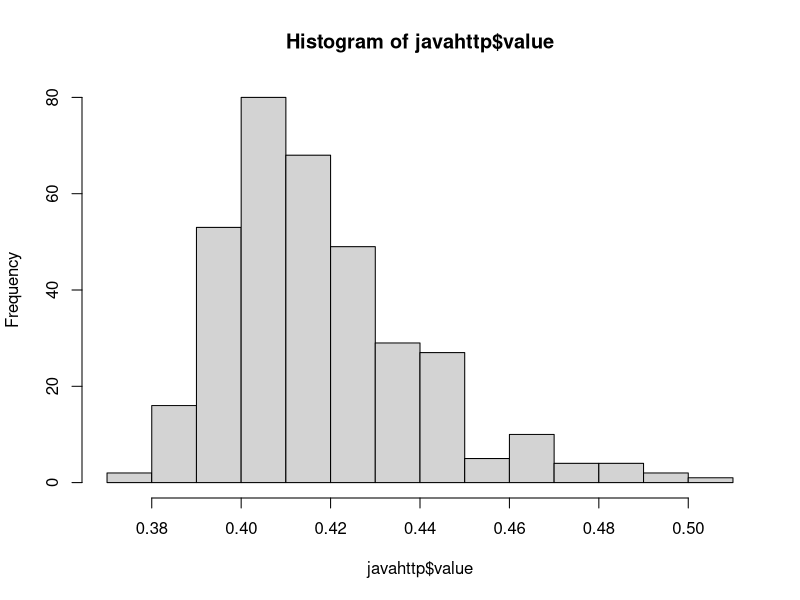
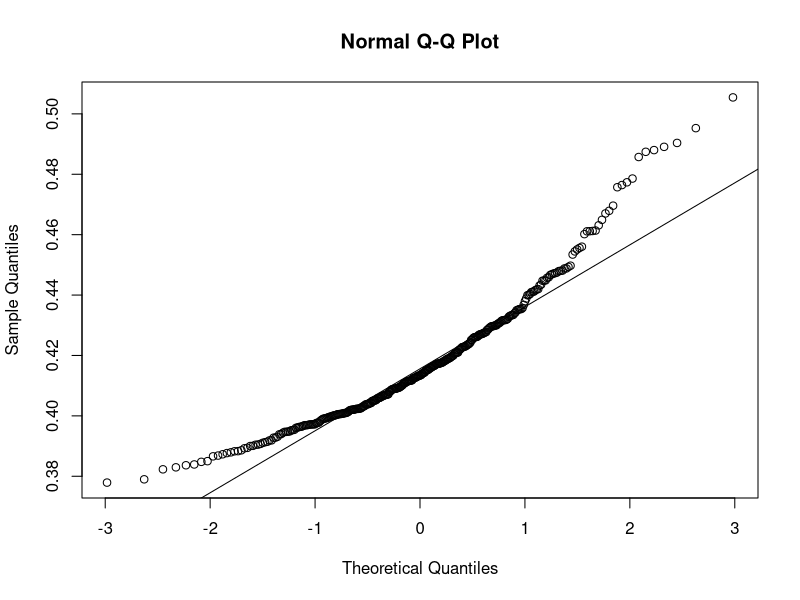
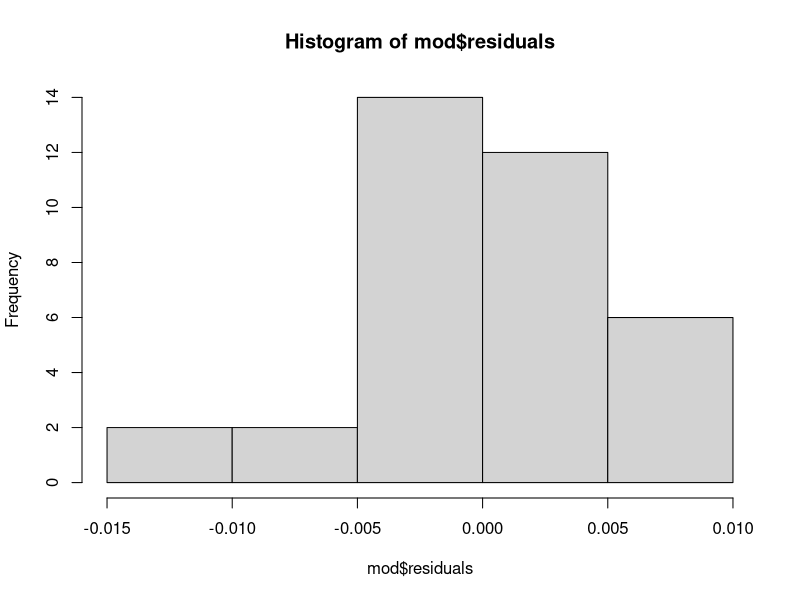
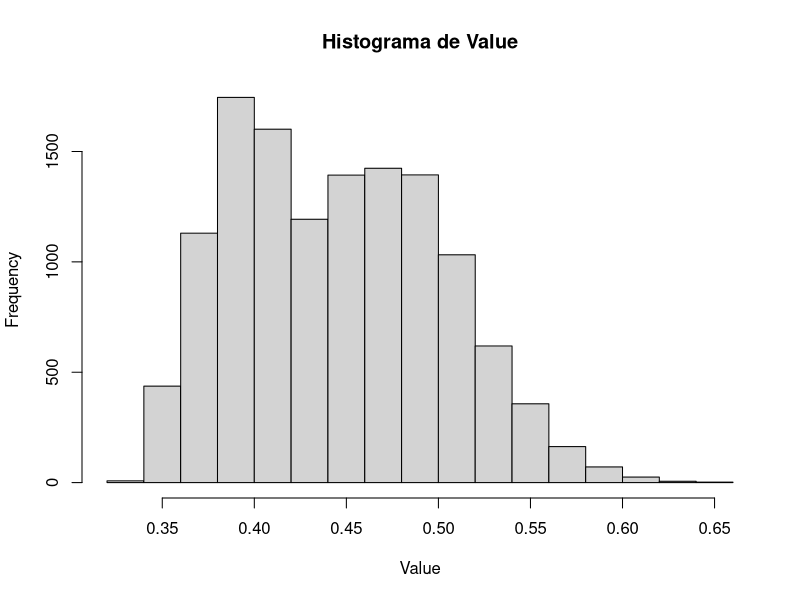

These charts were generated, in order, by the following R code:
library(tidyverse)
library(readr)
library(reshape2)
library(stats)
database <- read_csv("dados/experimento1.csv")

# separate language and protocol in two columns
data <- database %>%
  mutate(
    language = stringr::str_extract(app_name, "java|go"),
    protocol = stringr::str_extract(app_name, "http|grpc")
  )

data$language <- as.factor(data$language)
data$protocol <- as.factor(data$protocol)
data$request_size <- as.factor(data$request_size)

# data for tests
javahttp <- filter(database, request_size=="big", app_name=="javahttp", experiment_id==7)
javagrpc <- filter(database, request_size=="big", app_name=="javagrpc", experiment_id==7)
gohttp <- filter(database, request_size=="big", app_name=="gohttp", experiment_id==7)
gogrpc <- filter(database, request_size=="big", app_name=="gogrpc", experiment_id==7)
dataBig <- filter(data, request_size=="big")
dataSmall <- filter(data, request_size=="small")


hist(javahttp$value, breaks = "Sturges")
qqnorm(javahttp$value)
qqline(javahttp$value)
shapiro.test(javahttp$value)


# testing differences between apps
print(wilcox.test(javahttp$value, javagrpc$value, paired = FALSE))
print(wilcox.test(javahttp$value, gohttp$value, paired = FALSE))
print(wilcox.test(javahttp$value, gogrpc$value, paired = FALSE))
print(wilcox.test(javagrpc$value, gohttp$value, paired = FALSE))
print(wilcox.test(javagrpc$value, gogrpc$value, paired = FALSE))
print(wilcox.test(gohttp$value, gogrpc$value, paired = FALSE))


# Friedman test
data_wide <- dcast(dataBig, experiment_id ~ app_name, value.var = "value", fun.aggregate = mean)
head(data_wide)
data_friedman <- as.matrix(data_wide[, -1])
print(friedman.test(data_friedman))


# sqrt transformed model
mod = lm(sqrt(value) ~ protocol + language + protocol:language, data = dataBig)

kruskal.test(value ~ protocol, data = dataBig)
kruskal.test(value ~ language, data = dataBig)
dataBig$combined_factor <- interaction(dataBig$protocol, dataBig$language)
kruskal.test(value ~ combined_factor, data = dataBig)


# removing outliers
res_scaled = abs(scale(mod$residuals))
out = res_scaled > 3.5
dados = dataBig[!out,] 

# mean transformed model
dados_mean = aggregate(value ~ language + protocol+experiment_id, FUN = mean, data = dados)
mod = lm(value ~ protocol + language + protocol:language, data = dados_mean)

# model diagnostics
print(mod)
shapiro.test(mod$residuals)
hist(mod$residuals)
anova(mod)

hist(dataBig$value, main = "Histograma de Value", xlab = "Value", breaks = "Sturges")
